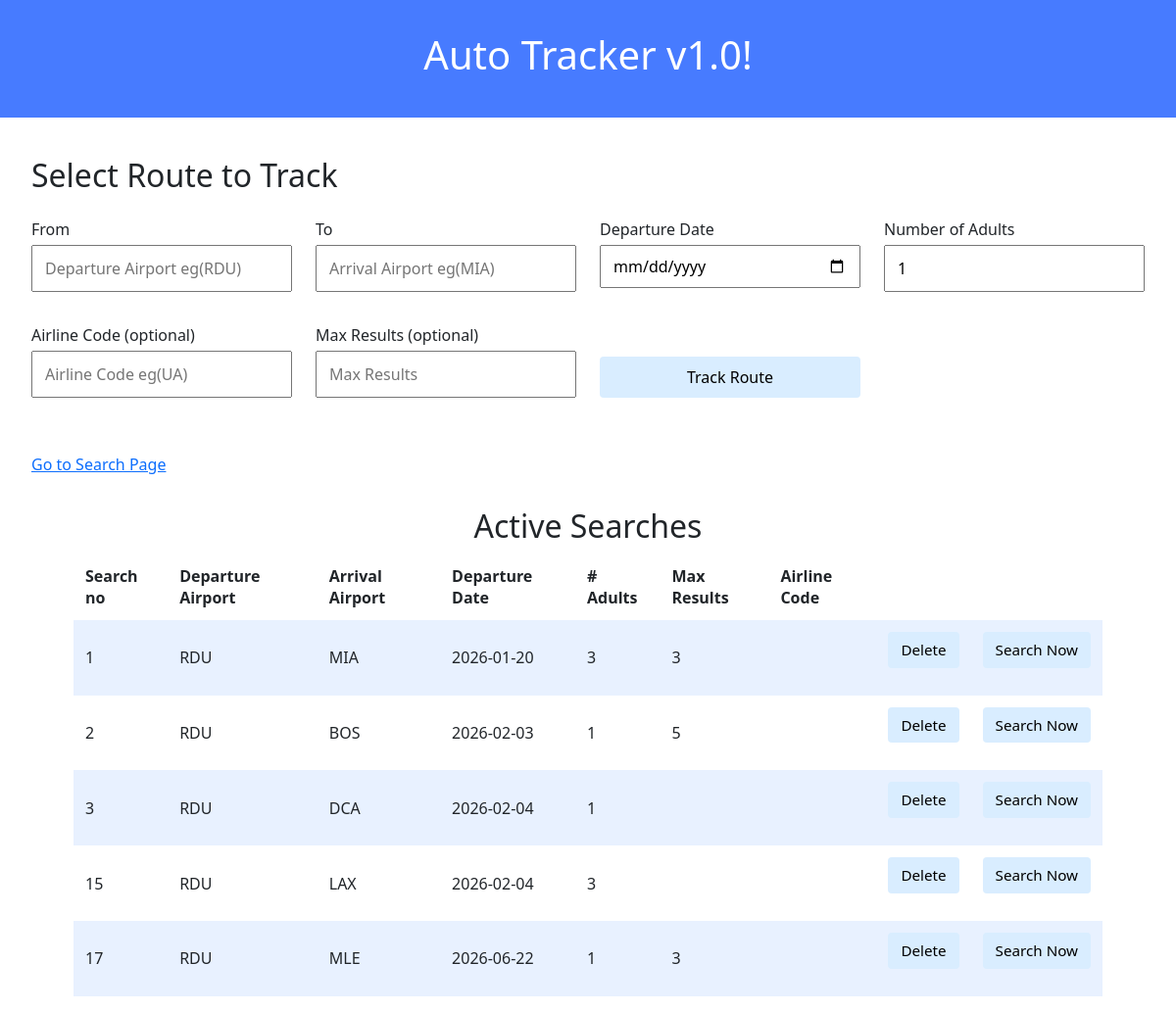
The app's page /autotrack, older data.
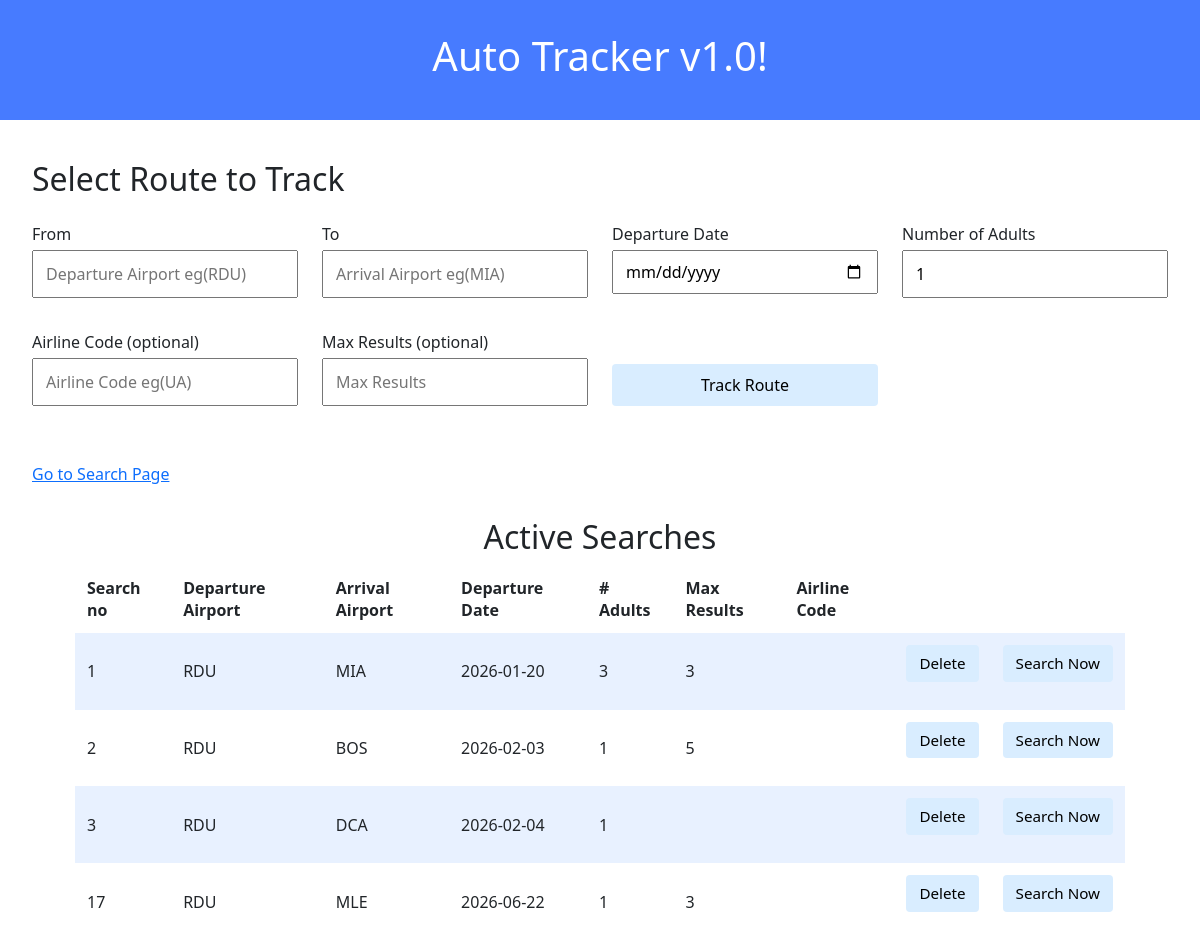
The same page, newer data.
### tables this page shows
CREATE TABLE searches (id INTEGER PRIMARY KEY AUTOINCREMENT NOT NULL, origin TEXT NOT NULL, destination TEXT NOT NULL, date DATE NOT NULL, adults INTEGER, results INTEGER, airline TEXT, email TEXT);

### app.py (the view)
@app.route('/autotrack', methods=['GET', 'POST'])
def autotrack():
    if request.method == 'POST':
        origin = request.form.get('origin').upper()
        destination = request.form.get('destination').upper()
        departure_date = request.form.get('departure_date')
        adults = int(request.form.get('adults', 1))
        airline_code = request.form.get('airline_code')
        max_results = request.form.get('max_results')
        db = get_db()
        cur = db.cursor()
        cur.execute("INSERT INTO searches (origin, destination, date, adults, results, airline) VALUES (?, ?, ?, ?, ?, ?)",
                    (origin, destination, departure_date, adults, max_results, airline_code))
        db.commit()
        return redirect('/autotrack')
    else:
        db = get_db()
        db.row_factory = sqlite3.Row
        cur = db.cursor()
        cur.execute("SELECT * FROM searches")
        tracked_table = cur.fetchall()  # Fetches all rows
        return render_template('autotrack.html', tracked_table=tracked_table)

### app.py (called while the page is built)
def get_db():
    if 'db' not in g:
        g.db = sqlite3.connect('data/tracked.db')
    return g.db

### templates/autotrack.html (shortened to what this page needs)
<html lang="en">
    <head>
        <link href="https://cdn.jsdelivr.net/npm/bootstrap@5.3.8/dist/css/bootstrap.min.css" rel="stylesheet">
        <link rel="stylesheet" href="/static/styles.css">
    </head>
    <body>
        <div class="header">
            <h1>Auto Tracker v1.0!</h1>
        </div>
        <div class="section">
            <h2>Select Route to Track</h2>
            <form action="/autotrack" method="post" class="search_form">
                <div class="form-group">
                    <label for="bookFlightOriginInput">From</label>
                    <input autocomplete="off" autofocus name="origin" placeholder="Departure Airport eg(RDU)" id="bookFlightOriginInput" type="text">
                </div>
                <div class="form-group">
                    <label for="bookFlightDestinationInput">To</label>
                    <input autocomplete="off" name="destination" placeholder="Arrival Airport eg(MIA)" id="bookFlightDestinationInput" type="text">
                </div>
                <div class="form-group">
                    <label for="bookFlightDepartureDateInput">Departure Date</label>
                    <input autocomplete="off" name="departure_date" placeholder="Departure Date eg(2026-01-19)" id="bookFlightDepartureDateInput" type="date">
                </div>
                <div class="form-group">
                    <label for="bookFlightAdultsInput">Number of Adults</label>
                    <input autocomplete="off" name="adults" placeholder="Number of Adults eg(1)" id="bookFlightAdultsInput" type="number" value="1" min="1">
                </div>
                <div class="form-group">
                    <label for="bookFlightAirlineCodeInput">Airline Code (optional)</label>
                    <input autocomplete="off" name="airline_code" placeholder="Airline Code eg(UA)" id="bookFlightAirlineCodeInput" type="text">
                </div>
                <div class="form-group">
                    <label for="bookFlightMaxResultsInput">Max Results (optional)</label>
                    <input autocomplete="off" name="max_results" placeholder="Max Results" id="bookFlightMaxResultsInput" type="number">
                </div>
                <div class="form-group submit">
                    <input type="submit" value="Track Route">
                </div>
            </form>
        </div>
        <div class="section">
            <a href="/">Go to Search Page</a>
        </div>
        <div class="container">
            <h2>Active Searches</h2>
            <table>
                <thead>
                    <tr>
                        <th>Search no</th>
                        <th>Departure Airport</th>
                        <th>Arrival Airport</th>
                        <th>Departure Date</th>
                        <th># Adults</th>
                        <th>Max Results</th>
                        <th>Airline Code</th>
                    </tr>
                </thead>
                <tbody>
                    {% for search in tracked_table %}
                    <tr>
                        <td>{{ search.id }}</td>
                        <td>{{ search.origin }}</td>
                        <td>{{ search.destination }}</td>
                        <td>{{ search.date }}</td>
                        <td>{{ search.adults }}</td>
                        <td>{{ search.results }}</td>
                        <td>{{ search.airline }}</td>
                        <td class="button_column">
                            <form action="/delete/{{ search.id }}" method="post">
                                <input type="submit" value="Delete">
                            </form>
                        </td>
                        <td class="button_column">
                            <form action="/check/{{ search.id }}" method="post">
                                <input type="submit" value="Search Now">
                            </form>
                        </td>
                    </tr>
                    {% endfor %}
                </tbody>
            </table>
        </div>
    </body>
</html>

### static/styles.css (style rules this page uses)
.header { background-color: #477bff; color: #fff; margin-bottom: 2rem; padding: 2rem 1rem; text-align: center; }
.container { margin-left: auto; margin-right: auto; padding-left: 15px; padding-right: 15px; text-align: center; width: 90%; }
.section { padding-bottom: 2rem; padding-left: 2rem; padding-right: 2rem; padding-top: 0.5rem; }
button, input[type="submit"] { background-color: #d9edff; border: 1px solid transparent; border-radius: 0.25rem; font-size: 0.95rem; font-weight: 400; line-height: 1.5; padding: 0.375rem 0.75rem; text-align: center; transition: color 0.15s ease-in-out, background-color 0.15s ease-in-out, border-color 0.15s ease-in-out, box-shadow 0.15s ease-in-out; vertical-align: middle; }
input[type="text"], input[type="number"] { line-height: 1.8; width: 25%; }
table { background-color: transparent; margin-bottom: 1rem; width: 100%; }
table th, table td { padding: 0.75rem; vertical-align: middle; }
tbody tr:nth-of-type(odd) { background-color: rgb(179, 208, 255, 0.3) }
label { display: block; margin-bottom: 0.2rem; margin-top: 1rem; margin-right: 1rem; text-align: left; width: auto; }
.search_form { display: grid; grid-template-columns: repeat(4, 1fr); gap: 1rem 1.5rem; max-width : 1200px; }
.form-group { display: flex; flex-direction: column; }
.form-group input { width: 100%; padding: 0.5rem 0.75rem; font-size: 1rem; box-sizing: border-box; }
.form-group.submit { align-self: end; }
.button_column { width: 5rem; }

Row changes from the older to the newer data that the page shows:
removed searches: id "15", origin "RDU", destination "LAX", date "2026-02-04", adults "3"
